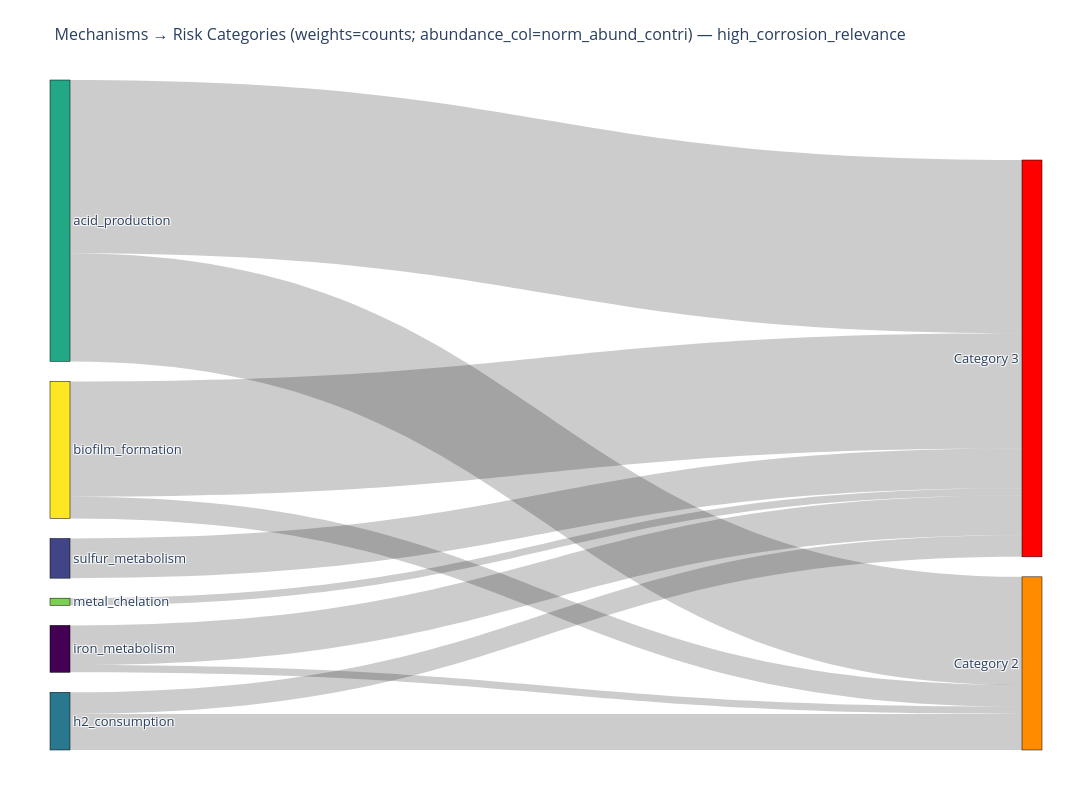

Notebook source saved alongside this figure:
### Code cell
fig = temporal_transition(high_corrosion_relevance, "high_corrosion_relevance",
        weight_mode='counts',            #     "counts",  "composite", "composite_abs" 
        abundance_col='norm_abund_contri',   #  or any column with abundance
        normalize= True,                      # True for min-max on sig/mag but keep abundance raw (see below)
        category_dict=category_dict, 
    )
fig.show()
output_path = data_visual / "11_sankey.png"
fig.write_image(output_path, width=1200, height=800)

### Figure 1 — Plotly figure (JSON) as saved in the notebook; plotly's stock layout.template omitted (floating-point values rounded to 4 significant figures)
{"data": [{"arrangement": "snap", "link": {"hovertemplate": "<b>%{source.label}</b> → <b>%{target.label}</b><br>Weight: %{value:.3f}<extra></extra>", "source": [3, 3, 5, 5, 2, 2, 0, 0, 4, 1], "target": [7, 8, 7, 8, 7, 8, 7, 8, 8, 8], "value": [30.0, 48.0, 6.0, 32.0, 10.0, 6.0, 2.0, 11.0, 2.0, 11.0]}, "node": {"color": ["#440154", "#414487", "#2a788e", "#22a884", "#7ad151", "#fde725", "#008800", "#FF8C00", "#FF0000"], "hovertemplate": "<b>%{label}</b><extra></extra>", "label": ["iron_metabolism", "sulfur_metabolism", "h2_consumption", "acid_production", "metal_chelation", "biofilm_formation", "Category 1", "Category 2", "Category 3"], "line": {"color": "black", "width": 0.5}, "pad": 20, "thickness": 20}, "type": "sankey"}], "layout": {"font": {"size": 13}, "height": 800, "margin": {"b": 50, "l": 50, "r": 50, "t": 80}, "title": {"font": {"size": 16}, "text": "Mechanisms → Risk Categories (weights=counts; abundance_col=norm_abund_contri) — high_corrosion_relevance"}, "width": 1200}}
